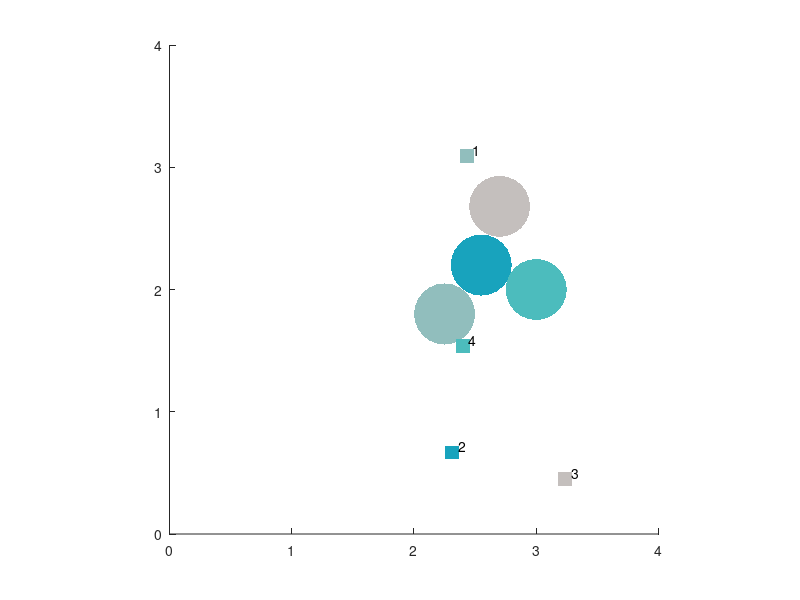

The MATLAB source for this figure: (Note: this script raises an error after producing the figure.)
%function new_goal = deconOptimal(x,xg,r)

close all, clear all; clc
x = [2.25 2.55 2.7 3; 1.8 2.2 2.68 2];


if size(x,1)>2; x = x(1:2,:); end

N = size(x,2);                      % number of agents
mu_0 = eye(N,N);
doPlot = 1;

if doPlot
    r = 0.0565;
    xg = 4*rand(2,N);
    r = 0.25;
    figure(1), hold on, axis([0 4 0 4]), axis equal
    p = repmat(linspace(0,2*pi,25),1,1)';        % circle parameter
    xState = x(1,:);
    yState = x(2,:);
    for ii = 1:N
        % create patch for collision marks
        cclr = [ rand    0.447+rand/2    0.7410];
        pPL = patch(repmat(xState(ii),25,1) + r.*cos(p),repmat(yState(ii),25,1) + r.*sin(p),'k');
        set(pPL,'facecolor',cclr, 'edgecolor','none',...
            'linewidth',2);
        plot( xg(1,ii) , xg(2,ii) ,'s' ,'markerfacecolor' ,cclr, 'markersize',10 ,'markeredgecolor','none')
        text(xg(1,ii)+0.05,xg(2,ii)+0.05,num2str(ii))
    end
end

% First method to compute distance
distance = zeros(N,1);
for ii = 1:N
    for jj = 1:N
        distance(ii,jj) = sqrt((x(1,ii)-xg(1,jj)).^2 + (x(2,ii)-xg(2,jj)).^2);
    end
end

% % Second method to compute distance
% XX = sum(x(1:2,:)'.^2, 2);
% XC = x(1:2,:)' * xg;
% CC = sum(xg'.^2, 2)';
% distance2 = sqrt(bsxfun(@plus, CC, bsxfun(@minus, XX, 2*XC)));


tot_dist0 = sum(diag(distance*mu_0));
% solve the problem for binary variable mu(ij) --> agent i is assigned to j
switch 'mtlb'
    case 'mtlb'
        obj = distance(:);
        intcon = 1:N*N;
        A = -eye(N*N , N*N);
        b = zeros(N*N , 1);
        Aeq = zeros(2*N,N*N);
        beq = ones(2*N,1);
        
        for ii = 1:N
            Aeq(ii , N*(ii-1)+1:N*ii) = ones(1,N);
            Aeq(ii+N , ii:N:end ) = ones(1,N);
        end
        
%         opts = optimoptions('intlinprog','Display','iter','PlotFcns',@optimplotmilp,'NodeSelection','minobj');
        opts = optimoptions('intlinprog','Display','iter','NodeSelection','minobj');
        [solution,fval] = intlinprog(obj,intcon,A,b,Aeq,beq,[],[],opts);
        if isempty(solution) % If the problem is infeasible or you stopped early with no solution
            disp('intlinprog did not return a solution.')
            return % Stop the script because there is nothing to examine
        end
        
        if tot_dist0 < fval
            disp('Optimal Cost greater then Initial')
            x,xg
            pause
        end
        
        mu_val = reshape(solution,N,N);

end

[idx , ~] = ind2sub([N,N],find(mu_val' == 1));   %[goal , agents]
new_goal = xg(:,idx);                            % optimal reordered goals
if doPlot
    figure(1)
    plot( [x(1,:); new_goal(1,:)] , [x(2,:); new_goal(2,:)] ,':k')
end

% Verify Intersection
error('to be cont...Verify that goal assignment is free from collision. If not, produce new goals')
for ag = 1:N
    nlcu = setdiff( 1:N , ag );
    [conf,opp] = conflictHeadings(x(:,ag),new_goal(:,ag),x(:,nclu),new_goal(:,nclu),r);         % check conflict with current goal assignment
    if conf ~= 0; display(['Agent ',num2str(ag),' in conflict with agent',num2str()]); end


end








